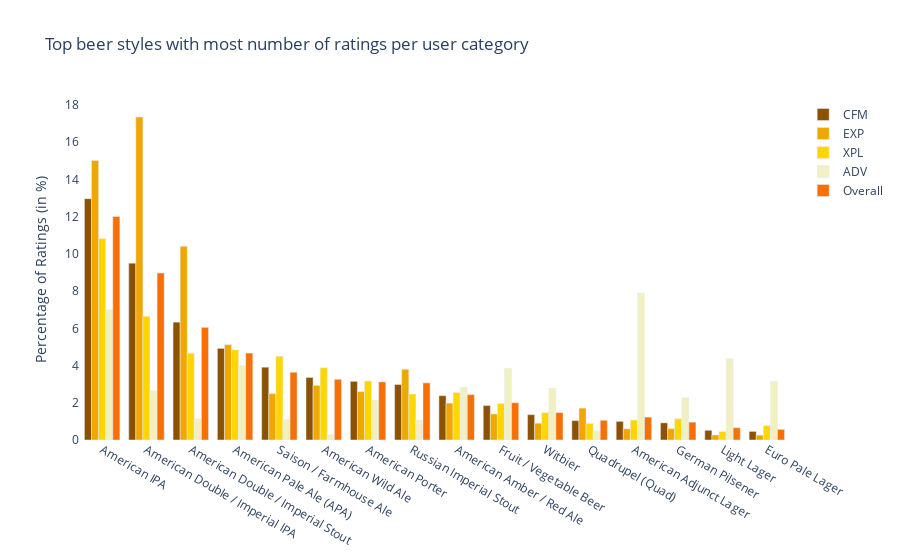

The notebook cell this image was saved under:
### Code cell
# create interactive vertical bar plot of top 10 styles for each category using style_count
# you can click on a category to display it and the plot are superimposed on each other

import plotly.graph_objects as go

fig = go.Figure()


fig.add_trace(go.Bar(
    y=cfm_style_count.values,
    x=cfm_style_count.index,
    name="CFM",
    orientation='v',
    marker_color='#8D5103'
))
fig.add_trace(go.Bar(
    y=exp_style_count.values,
    x=exp_style_count.index,
    name="EXP",
    orientation='v',
    marker_color='#F0A800'
))
fig.add_trace(go.Bar(
    y=xpl_style_count.values,
    x=xpl_style_count.index,
    name="XPL",
    orientation='v',
    marker_color='#FFD600'
))
fig.add_trace(go.Bar(
    y=adv_style_count.values,
    x=adv_style_count.index,
    name="ADV",
    orientation='v',
    marker_color='#F0F0C0'
))
fig.add_trace(go.Bar(
    y=overall_style_count.values,
    x=overall_style_count.index,
    name="Overall",
    orientation='v',
    marker_color='#F76F05'
))

# make plot transparent
fig.update_layout(paper_bgcolor='rgba(0,0,0,0)', plot_bgcolor='rgba(0,0,0,0)')

# set the x-axis to be the style names
fig.update_layout(xaxis={'categoryorder':'array', 'categoryarray':cfm_style_count.index})

# set the y-axis to be the percentage of ratings
fig.update_layout(yaxis_title="Percentage of Ratings (in %)")

# set the title
fig.update_layout(title_text="Top beer styles with most number of ratings per user category")

fig.update_layout(barmode='group')
fig.show()

# save plot to html file
fig.write_html("top_beer_styles.html")

### Figure 1 — Plotly figure (JSON) as saved in the notebook; plotly's stock layout.template omitted (floating-point values rounded to 4 significant figures)
{"data": [{"marker": {"color": "#8D5103"}, "name": "CFM", "orientation": "v", "type": "bar", "x": ["American IPA", "American Double / Imperial IPA", "American Double / Imperial Stout", "American Pale Ale (APA)", "Saison / Farmhouse Ale", "American Wild Ale", "American Porter", "Russian Imperial Stout", "American Amber / Red Ale", "Fruit / Vegetable Beer", "Witbier", "Quadrupel (Quad)", "American Adjunct Lager", "German Pilsener", "Light Lager", "Euro Pale Lager"], "y": [12.96, 9.5, 6.33, 4.92, 3.91, 3.36, 3.15, 2.98, 2.38, 1.85, 1.36, 1.04, 1, 0.92, 0.52, 0.46]}, {"marker": {"color": "#F0A800"}, "name": "EXP", "orientation": "v", "type": "bar", "x": ["American Double / Imperial IPA", "American IPA", "American Double / Imperial Stout", "American Pale Ale (APA)", "Russian Imperial Stout", "American Wild Ale", "American Porter", "Saison / Farmhouse Ale", "American Amber / Red Ale", "Quadrupel (Quad)", "Fruit / Vegetable Beer", "Witbier", "German Pilsener", "American Adjunct Lager", "Light Lager", "Euro Pale Lager"], "y": [17.35, 15.02, 10.41, 5.12, 3.8, 2.93, 2.6, 2.49, 1.98, 1.71, 1.4, 0.9, 0.61, 0.6, 0.27, 0.26]}, {"marker": {"color": "#FFD600"}, "name": "XPL", "orientation": "v", "type": "bar", "x": ["American IPA", "American Double / Imperial IPA", "American Pale Ale (APA)", "American Double / Imperial Stout", "Saison / Farmhouse Ale", "American Wild Ale", "American Porter", "American Amber / Red Ale", "Russian Imperial Stout", "Fruit / Vegetable Beer", "Witbier", "German Pilsener", "American Adjunct Lager", "Quadrupel (Quad)", "Euro Pale Lager", "Light Lager"], "y": [10.82, 6.65, 4.84, 4.66, 4.5, 3.88, 3.17, 2.55, 2.47, 1.96, 1.47, 1.14, 1.07, 0.89, 0.77, 0.46]}, {"marker": {"color": "#F0F0C0"}, "name": "ADV", "orientation": "v", "type": "bar", "x": ["American Adjunct Lager", "American IPA", "Light Lager", "American Pale Ale (APA)", "Fruit / Vegetable Beer", "Euro Pale Lager", "American Amber / Red Ale", "Witbier", "American Double / Imperial IPA", "German Pilsener", "American Porter", "American Double / Imperial Stout", "Saison / Farmhouse Ale", "Russian Imperial Stout", "Quadrupel (Quad)", "American Wild Ale"], "y": [7.89, 6.99, 4.37, 4, 3.85, 3.15, 2.84, 2.79, 2.65, 2.27, 2.14, 1.14, 1.1, 1.07, 0.5, 0.28]}, {"marker": {"color": "#F76F05"}, "name": "Overall", "orientation": "v", "type": "bar", "x": ["American IPA", "American Double / Imperial IPA", "American Double / Imperial Stout", "American Pale Ale (APA)", "Saison / Farmhouse Ale", "American Wild Ale", "American Porter", "Russian Imperial Stout", "American Amber / Red Ale", "Fruit / Vegetable Beer", "Witbier", "American Adjunct Lager", "Quadrupel (Quad)", "German Pilsener", "Light Lager", "Euro Pale Lager"], "y": [12.01, 8.97, 6.05, 4.67, 3.64, 3.26, 3.12, 3.07, 2.44, 2, 1.47, 1.23, 1.06, 0.96, 0.66, 0.57]}], "layout": {"barmode": "group", "paper_bgcolor": "rgba(0,0,0,0)", "plot_bgcolor": "rgba(0,0,0,0)", "title": {"text": "Top beer styles with most number of ratings per user category"}, "xaxis": {"categoryarray": ["American IPA", "American Double / Imperial IPA", "American Double / Imperial Stout", "American Pale Ale (APA)", "Saison / Farmhouse Ale", "American Wild Ale", "American Porter", "Russian Imperial Stout", "American Amber / Red Ale", "Fruit / Vegetable Beer", "Witbier", "Quadrupel (Quad)", "American Adjunct Lager", "German Pilsener", "Light Lager", "Euro Pale Lager"], "categoryorder": "array"}, "yaxis": {"title": {"text": "Percentage of Ratings (in %)"}}}}
